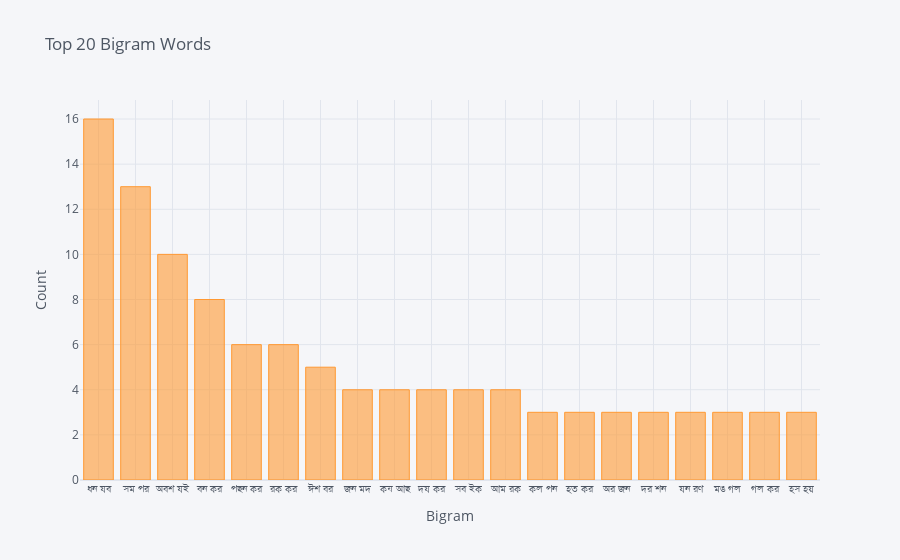

The notebook cell this image was saved under:
### Code cell
df1 = pd.DataFrame(bigram_words, columns = ['Bigram', 'Frequency'])
df1 = df1.set_index('Bigram')
df1.iplot(kind='bar', xTitle = 'Bigram', yTitle = 'Count',title = 'Top 20 Bigram Words')

### Figure 1 — Plotly figure (JSON) as saved in the notebook; plotly's stock layout.template omitted (floating-point values rounded to 4 significant figures)
{"data": [{"marker": {"color": "rgba(255, 153, 51, 0.6)", "line": {"color": "rgba(255, 153, 51, 1.0)", "width": 1}}, "name": "Frequency", "orientation": "v", "text": "", "type": "bar", "x": ["ধন যব", "সম পর", "অবশ যই", "বন কর", "পছন কর", "রক কর", "ঈশ বর", "জন মদ", "কষ আছ", "দয কর", "সব ইক", "আম রক", "কল পন", "হত কর", "অর জন", "দর শন", "যন রণ", "মঙ গল", "গল কর", "হস হয়"], "y": [16, 13, 10, 8, 6, 6, 5, 4, 4, 4, 4, 4, 3, 3, 3, 3, 3, 3, 3, 3]}], "layout": {"legend": {"bgcolor": "#F5F6F9", "font": {"color": "#4D5663"}}, "paper_bgcolor": "#F5F6F9", "plot_bgcolor": "#F5F6F9", "title": {"font": {"color": "#4D5663"}, "text": "Top 20 Bigram Words"}, "xaxis": {"gridcolor": "#E1E5ED", "showgrid": true, "tickfont": {"color": "#4D5663"}, "title": {"font": {"color": "#4D5663"}, "text": "Bigram"}, "zerolinecolor": "#E1E5ED"}, "yaxis": {"gridcolor": "#E1E5ED", "showgrid": true, "tickfont": {"color": "#4D5663"}, "title": {"font": {"color": "#4D5663"}, "text": "Count"}, "zerolinecolor": "#E1E5ED"}}}
